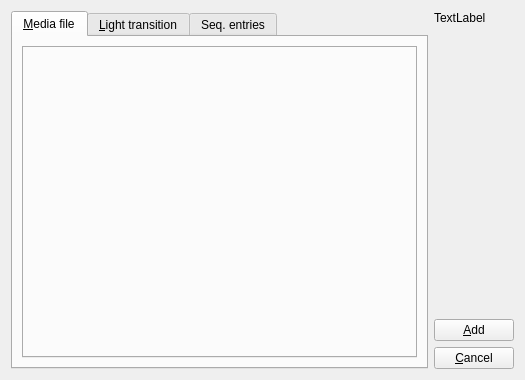
<?xml version="1.0" encoding="UTF-8"?>
<ui version="4.0">
 <class>ActionTargetSelectorDialog</class>
 <widget class="QWidget" name="ActionTargetSelectorDialog">
  <property name="geometry">
   <rect>
    <x>0</x>
    <y>0</y>
    <width>525</width>
    <height>380</height>
   </rect>
  </property>
  <property name="windowTitle">
   <string>Select target for script action</string>
  </property>
  <layout class="QGridLayout" name="gridLayout">
   <item row="0" column="1">
    <widget class="QLabel" name="iconHolder">
     <property name="text">
      <string notr="true">TextLabel</string>
     </property>
     <property name="textInteractionFlags">
      <set>Qt::NoTextInteraction</set>
     </property>
    </widget>
   </item>
   <item row="3" column="1">
    <widget class="QPushButton" name="addButton">
     <property name="text">
      <string>&amp;Add</string>
     </property>
    </widget>
   </item>
   <item row="0" column="0" rowspan="5">
    <widget class="QTabWidget" name="eventTypeTab">
     <property name="currentIndex">
      <number>0</number>
     </property>
     <widget class="QWidget" name="mediaTab">
      <attribute name="title">
       <string>&amp;Media file</string>
      </attribute>
      <layout class="QHBoxLayout" name="horizontalLayout_2">
       <item>
        <widget class="QTabWidget" name="MediaListSetContainer">
         <property name="currentIndex">
          <number>1</number>
         </property>
        </widget>
       </item>
      </layout>
     </widget>
     <widget class="QWidget" name="lightTab">
      <attribute name="title">
       <string>&amp;Light transition</string>
      </attribute>
      <layout class="QHBoxLayout" name="horizontalLayout">
       <item>
        <widget class="QListView" name="lightList"/>
       </item>
      </layout>
     </widget>
     <widget class="QWidget" name="SequenceTab">
      <attribute name="title">
       <string>Seq. entries</string>
      </attribute>
      <layout class="QGridLayout" name="gridLayout_3">
       <item row="0" column="0">
        <widget class="QListView" name="sequenceEntryList"/>
       </item>
      </layout>
     </widget>
    </widget>
   </item>
   <item row="4" column="1">
    <widget class="QPushButton" name="cancelButton">
     <property name="text">
      <string>&amp;Cancel</string>
     </property>
    </widget>
   </item>
   <item row="2" column="1">
    <spacer name="verticalSpacer">
     <property name="orientation">
      <enum>Qt::Vertical</enum>
     </property>
     <property name="sizeHint" stdset="0">
      <size>
       <width>20</width>
       <height>40</height>
      </size>
     </property>
    </spacer>
   </item>
   <item row="1" column="1">
    <widget class="QLabel" name="lineLabel">
     <property name="text">
      <string></string>
     </property>
    </widget>
   </item>
  </layout>
 </widget>
 <resources/>
 <connections/>
</ui>
